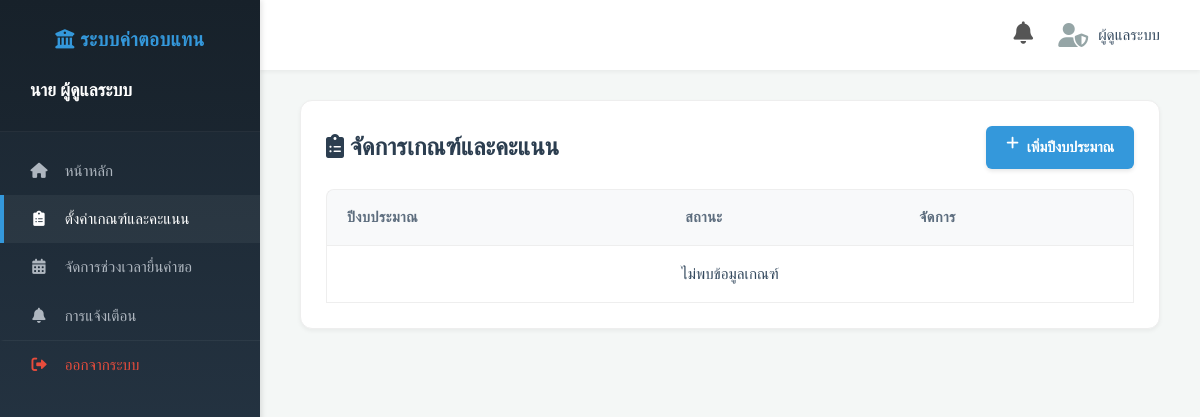
The page /manage_criteria (signed in) on the database as committed earlier.
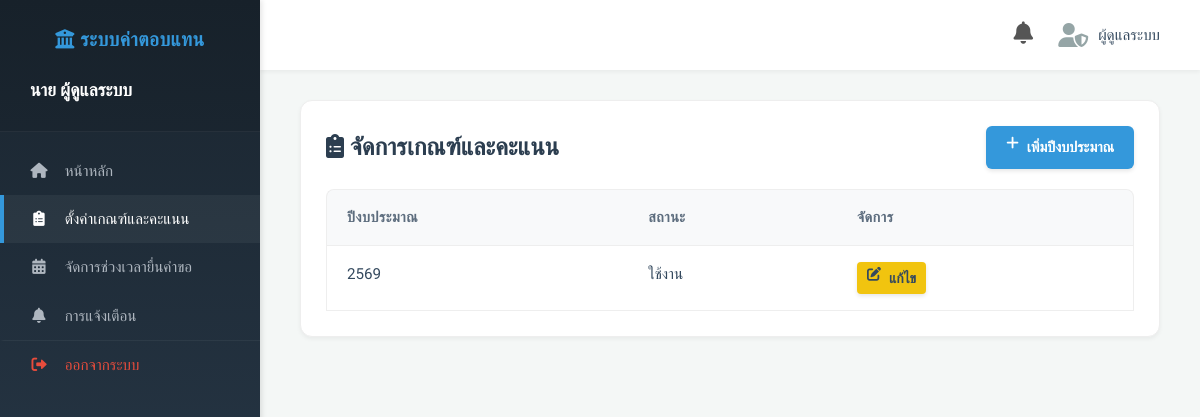
The same page on the database as committed later.
### tables this page shows
CREATE TABLE Criteria (
            fiscal_year TEXT PRIMARY KEY,
            quality_scores TEXT,
            role_weights TEXT,
            payment_rules TEXT
        );

### routes/admin.py (the view)
@admin_bp.route('/manage_criteria') # ผู้รับผิดชอบ: นายภัทรพงษ์ จรรยากรณ์ (Admin/เกณฑ์)
def manage_criteria():
    if 'username' not in session or session['role'] != 'admin':
        return redirect(url_for('auth.login'))
    rows = query_db('SELECT * FROM Criteria ORDER BY fiscal_year DESC')
    criteria = []
    for r in rows:
        c = dict(r)
        c['quality_scores'] = json.loads(c['quality_scores']) if c.get('quality_scores') else {}
        c['role_weights'] = json.loads(c['role_weights']) if c.get('role_weights') else {}
        c['payment_rules'] = json.loads(c['payment_rules']) if c.get('payment_rules') else {}
        criteria.append(c)
    return render_template('manage_criteria.html', criteria=criteria, name=session['name'], role=session['role'])

### database.py (called while the page is built)
def get_db_connection():
    os.makedirs(os.path.dirname(DATABASE_PATH), exist_ok=True)
    conn = sqlite3.connect(DATABASE_PATH)
    conn.row_factory = sqlite3.Row
    return conn

def query_db(query, args=(), one=False):
    conn = get_db_connection()
    cur = conn.execute(query, args)
    rv = cur.fetchall()
    conn.close()
    return (rv[0] if rv else None) if one else rv

### utils/helpers.py (called while the page is built, shortened)
def get_current_fiscal_year():
    today = datetime.now()
    if today.month >= 10:
        return today.year + 543 + 1
    return today.year + 543

def is_within_timeline():
    current_fy = get_current_fiscal_year()
    config = query_db('SELECT * FROM TimelineConfig WHERE fiscal_year = ?', (str(current_fy),), one=True)
    if not config:
        config = query_db('SELECT * FROM TimelineConfig ORDER BY fiscal_year DESC LIMIT 1', one=True)
    if not config:
        return True # Default open if absolutely no config exists

### templates/manage_criteria.html (shortened to what this page needs)
<!DOCTYPE html>
<html lang="th">
<head>
    <link rel="stylesheet" href="{{ url_for('static', filename='style.css') }}">
    <link rel="stylesheet" href="https://cdnjs.cloudflare.com/ajax/libs/font-awesome/6.0.0/css/all.min.css">
</head>
<body>
    <div class="dashboard-wrapper">
        {% include 'sidebar.html' %}
        <main class="main-content">
            <header class="top-bar" style="display: flex; justify-content: flex-end; align-items: center;">
                <div class="notifications-wrapper" style="position: relative; margin-right: 25px; cursor: pointer;">
                    <i class="fas fa-bell" id="bellIcon" style="font-size: 1.4rem; color: #555;"></i>
                </div>
                <div class="user-profile">
                    <i class="fas fa-user-shield"></i> ผู้ดูแลระบบ
                </div>
            </header>
            <section class="content-area">
                <div class="form-container">
                    <div style="display: flex; justify-content: space-between; align-items: center; margin-bottom: 20px;">
                        <h2><i class="fas fa-clipboard-list"></i> จัดการเกณฑ์และคะแนน</h2>
                        <a href="{{ url_for('admin.edit_criteria', year='new') }}" class="btn-primary">
                            <i class="fas fa-plus"></i> เพิ่มปีงบประมาณ
                        </a>
                    </div>
                    <table class="styled-table">
                        <thead>
                            <tr>
                                <th>ปีงบประมาณ</th>
                                <th>สถานะ</th>
                                <th>จัดการ</th>
                            </tr>
                        </thead>
                        <tbody>
                            {% for item in criteria %}
                            <tr>
                                <td>{{ item.fiscal_year }}</td>
                                <td><span class="badge-success">ใช้งาน</span></td>
                                <td>
                                    <a href="{{ url_for('admin.edit_criteria', year=item.fiscal_year) }}" class="btn-warning"
                                        style="text-decoration: none; padding: 5px 10px; font-size: 14px; border-radius: 4px;">
                                        <i class="fas fa-edit"></i> แก้ไข
                                    </a>
                                </td>
                            </tr>
                            {% else %}
                            <tr>
                                <td colspan="3" style="text-align: center;">ไม่พบข้อมูลเกณฑ์</td>
                            </tr>
                            {% endfor %}
                        </tbody>
                    </table>
                </div>
            </section>
        </main>
    </div>
</body>
</html>

Rows that differ between the two databases and show on the page:
added Criteria: fiscal_year "2569"
Other text that changed with them:
text no longer shown: "ไม่พบข้อมูลเกณฑ์"
